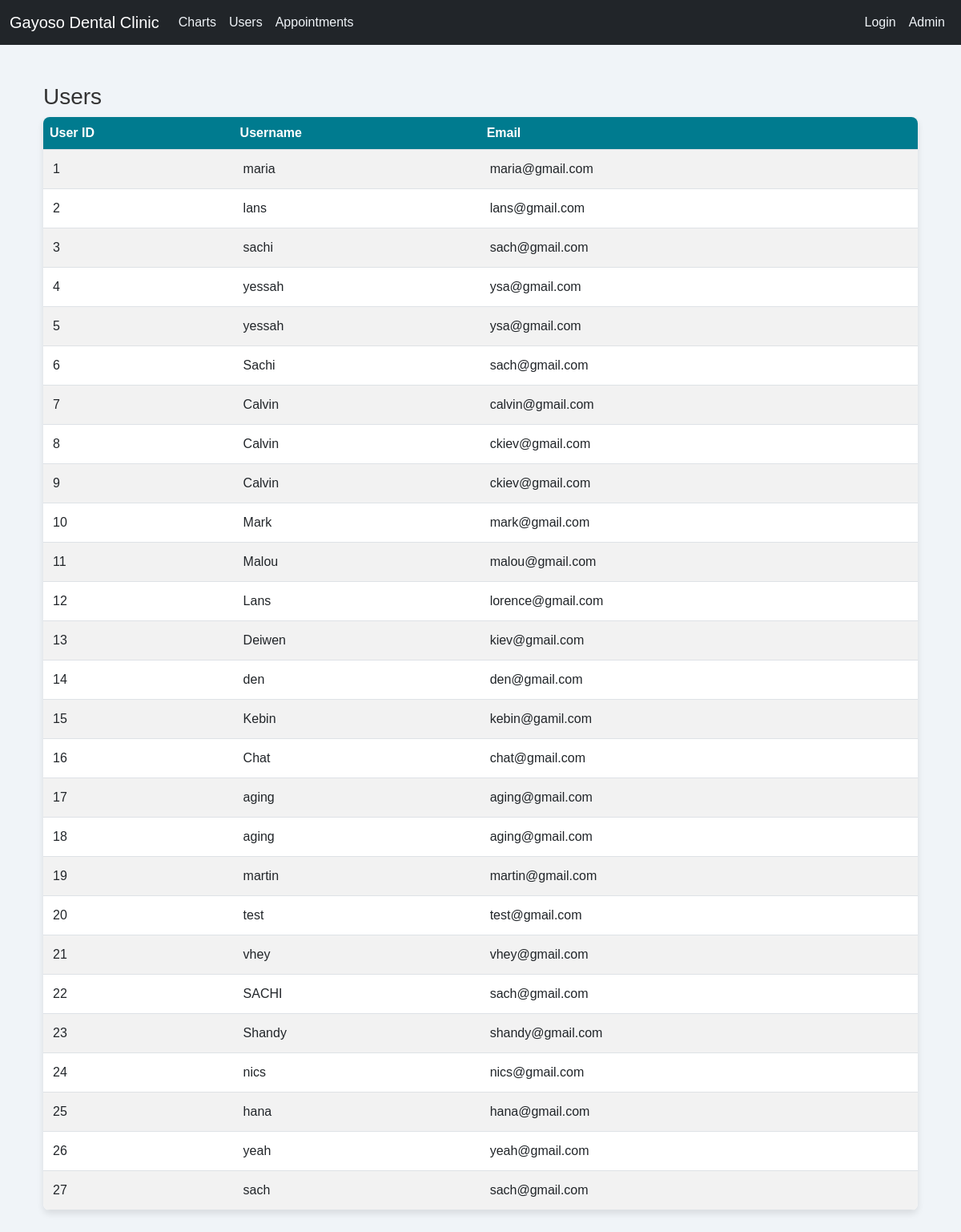
/dental_clinic_management_system/admin/user.php (signed in), run on the app's committed database.
### tables this page shows
CREATE TABLE `users` (
  `id` int(11) NOT NULL,
  `lastName` varchar(50) NOT NULL,
  `firstName` varchar(50) NOT NULL,
  `middleName` varchar(50) NOT NULL,
  `birthday` date DEFAULT NULL,
  `address` varchar(50) NOT NULL,
  `phone_number` bigint(11) NOT NULL,
  `username` varchar(50) NOT NULL,
  `password` varchar(255) NOT NULL,
  `email` varchar(100) DEFAULT NULL,
  `created_at` datetime DEFAULT current_timestamp(),
  `token_expiration` datetime DEFAULT NULL,
  `verified` tinyint(1) NOT NULL DEFAULT 0
);

### dental_clinic_management_system/admin/user.php (the view, shortened to what this page needs)
<?php
require_once '../config/db_config.php';
$stmt = $conn->query('SELECT id, username, email FROM users');
$users = $stmt->fetchAll(PDO::FETCH_ASSOC);
?>
<!DOCTYPE html>
<html lang="en">
<head>
    <link href="https://cdn.jsdelivr.net/npm/bootstrap@5.3.0/dist/css/bootstrap.min.css" rel="stylesheet">
    <link href="../assets/css/style.css" rel="stylesheet">
</head>
<body>
    <?php include '../admin/includes/header.php'; ?>
    <div class="container mt-5">
        <h3>Users</h3>
        <table class="table table-striped">
            <thead>
                <tr>
                    <th>User ID</th>
                    <th>Username</th>
                    <th>Email</th>
                </tr>
            </thead>
            <tbody>
                <?php foreach ($users as $user): ?>
                    <tr>
                        <td><?php echo htmlspecialchars($user['id']); ?></td>
                        <td><?php echo htmlspecialchars($user['username']); ?></td>
                        <td><?php echo htmlspecialchars($user['email']); ?></td>
                    </tr>
                <?php endforeach; ?>
            </tbody>
        </table>
    </div>
</body>
</html>

### dental_clinic_management_system/admin/includes/header.php (shortened to what this page needs)
<!DOCTYPE html>
<html lang="en">
<head>
    <link href="https://cdn.jsdelivr.net/npm/bootstrap@5.3.0/dist/css/bootstrap.min.css" rel="stylesheet">
    <link href="../assets/css/style.css" rel="stylesheet">
</head>
<body>
    <nav class="navbar navbar-expand-lg navbar-dark bg-dark">
        <div class="container-fluid">
            <a class="navbar-brand" href="../views/index.php">Gayoso Dental Clinic</a>
            <div class="collapse navbar-collapse" id="navbarNav">
                <ul class="navbar-nav me-auto">
                    <li class="nav-item">
                        <a class="nav-link" href="../admin/report.php">Charts</a>
                    </li>
                    <li class="nav-item">
                        <a class="nav-link" href="user.php">Users</a>
                    </li>
                    <li class="nav-item">
                        <a class="nav-link" href="manage_appointments.php">Appointments</a>
                    </li>
                </ul>
                <ul class="navbar-nav">
                    <?php if (isset($_SESSION['username'])): ?>
                        <li class="nav-item">
                            <a class="nav-link" href="#">Welcome, <?php echo htmlspecialchars($_SESSION['username']); ?></a>
                        </li>
                        <li class="nav-item">
                            <a class="nav-link btn btn-outline-light" href="#" data-bs-toggle="modal" data-bs-target="#logoutConfirmation">Logout</a>
                        </li>
                    <?php else: ?>
                        <li class="nav-item">
                            <a class="nav-link btn btn-outline-light" href="../views/login.php">Login</a>
                        </li>
                        <li class="nav-item">
                            <a class="nav-link btn btn-outline-light" href="../admin/login.php" onclick="return confirmLogout();">Admin</a>
                        </li>
                    <?php endif; ?>
                </ul>
            </div>
        </div>
    </nav>
    <div class="container mt-5">

### dental_clinic_management_system/assets/css/style.css (style rules this page uses)
body { background-color: #f0f4f8; color: #333; font-family: 'Arial', sans-serif; margin-bottom: 50px; }
.navbar { background-color: #004b63; color: #fff; }
.navbar .nav-link { color: #f0f4f8 !important; }
.table { background-color: #fff; border-radius: 8px; overflow: hidden; box-shadow: 0px 4px 8px rgba(0, 0, 0, 0.1); }
.table th { background-color: #007b8f; color: #fff; }
.table td { padding: 12px; }
* { transition: all 0.3s ease-in-out; }

### data on the page
users: id "1", username "maria", email "maria@gmail.com"
users: id "2", username "lans", email "lans@gmail.com"
users: id "3", username "sachi", email "sach@gmail.com"
users: id "4", username "yessah", email "ysa@gmail.com"
users: id "5", username "yessah", email "ysa@gmail.com"
users: id "6", username "Sachi", email "sach@gmail.com"
users: id "7", username "Calvin", email "calvin@gmail.com"
users: id "8", username "Calvin", email "ckiev@gmail.com"
users: id "9", username "Calvin", email "ckiev@gmail.com"
users: id "10", username "Mark", email "mark@gmail.com"
users: id "11", username "Malou", email "malou@gmail.com"
users: id "12", username "Lans", email "lorence@gmail.com"
users: id "13", username "Deiwen", email "kiev@gmail.com"
users: id "14", username "den", email "den@gmail.com"
users: id "15", username "Kebin", email "kebin@gamil.com"
users: id "16", username "Chat", email "chat@gmail.com"
users: id "17", username "aging", email "aging@gmail.com"
users: id "18", username "aging", email "aging@gmail.com"
users: id "19", username "martin", email "martin@gmail.com"
users: id "20", username "test", email "test@gmail.com"
users: id "21", username "vhey", email "vhey@gmail.com"
users: id "22", username "SACHI", email "sach@gmail.com"
users: id "23", username "Shandy", email "shandy@gmail.com"
users: id "24", username "nics", email "nics@gmail.com"
users: id "25", username "hana", email "hana@gmail.com"
users: id "26", username "yeah", email "yeah@gmail.com"
users: id "27", username "sach", email "sach@gmail.com"
